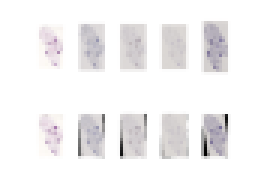
%> input picture html/github_talign_tglobal.png, 85 x 63 px (shown 3 times larger)
$ octave --eval "result = hacer_masks_bonitas_para_solapamiento6(imread('html/github_talign_tglobal.png'));"   (GNU Octave 9; MATLAB toolbox functions it lacks are replaced by stand-ins)
%> lines starting %> are read from the running program, lines starting %| are printed output that depends on the picture; in (x1, y1, x2, y2) boxes, pixels count from 0 and x2, y2 are one past the last pixel; in counts of white or black regions, pixels touching at a corner belong together; the program's own positions count from 1
function [mask2] = hacer_masks_bonitas_para_solapamiento6(im1)
hsvImage = rgb2hsv(im1); %get the hue saturation and value subimages
%> hsvImage: size 63x85x3 double; mean H, S, V 0.111, 0.00799, 0.956
    vImage = hsvImage(:,:,3);
    vImage =adapthisteq(vImage);
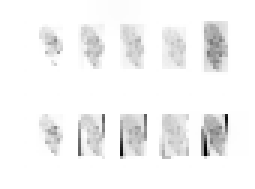
%> vImage: size 63x85 double (shown 3 times larger); min 0, max 1, mean 0.96
    thresh = multithresh(vImage,9); %find the optimal treshold from the value image
%> thresh = [0.188 0.443 0.604 0.694 0.761 0.816 0.867 0.922 0.973]
    seg_I = imquantize(vImage,thresh(9));
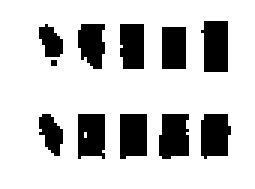
%> seg_I: size 63x85 double (shown 3 times larger); values 1 (black) and 2 (white), 79% white; 11 black regions (1 under 20 px), largest, box (x1, y1, x2, y2) and area: (67, 7, 76, 24) 137, (53, 38, 63, 53) 132, (40, 38, 49, 53) 128
    mask1=seg_I==1;
    B = imgaussfilt(double(mask1),2);
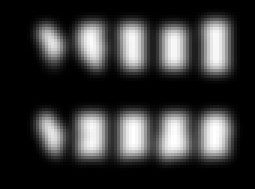
%> B: size 63x85 double (shown 3 times larger); min 0, max 1, mean 0.21
mask2 = imbinarize(B,'adaptive','Sensitivity',0.8);
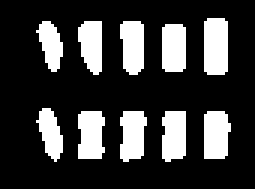
%> mask2: size 63x85 logical (shown 3 times larger); 22.6% white; 10 white regions, largest, box (x1, y1, x2, y2) and area: (68, 6, 76, 25) 148, (68, 37, 77, 53) 128, (26, 37, 35, 53) 127
    % [5 lines of commented-out code are left out]
end
